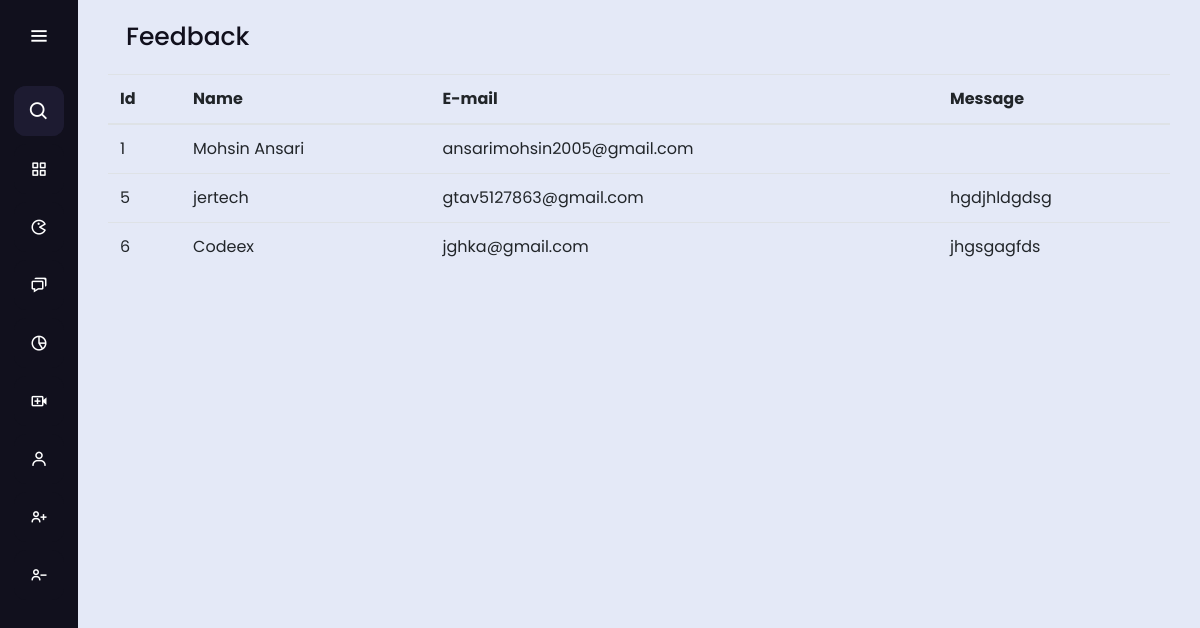
The page /admin/feedback_admin.php on the database its author committed.
### tables this page shows
CREATE TABLE `feedback` (
  `id` int(11) NOT NULL,
  `name` varchar(255) NOT NULL,
  `email` varchar(255) NOT NULL,
  `message` varchar(255) NOT NULL
);

### admin/include_admin/feedback_include.php (the view, shortened to what this page needs)
<!doctype html>
<html lang="en">
<head>
    <link rel="stylesheet" href="https://stackpath.bootstrapcdn.com/bootstrap/4.3.1/css/bootstrap.min.css">
</head>
<body>
    <table class="table">
        <thead>
            <tr>
                <th>Id</th>
                <th>Name</th>
                <th>E-mail</th>
                <th>Message</th>
            </tr>
        </thead>
        <tbody>
            <?php
            include('conn.php');
            ?>
            <?php
            $quy = mysqli_query($con, "SELECT * FROM `feedback`") or die("error" . mysqli_error($con));
            while ($li = mysqli_fetch_array($quy)) {
            ?>
                <tr>
                    <td><?php echo $li["id"] ?></td>
                    <td><?php echo $li["name"] ?></td>
                    <td><?php echo $li["email"] ?></td>
                    <td><?php echo $li["message"] ?></td>
                </tr>
            <?php } ?>
        </tbody>
    </table>
</body>
</html>

### admin/sidebaradmin/indexstyle.css (style rules this page uses)
* { margin: 0; padding: 0; box-sizing: border-box; font-family: "Poppins", sans-serif; }

### rows shown on the page
feedback: id "1", name "Mohsin Ansari", email "ansarimohsin2005@gmail.com"
feedback: id "5", name "jertech", email "gtav5127863@gmail.com", message "hgdjhldgdsg"
feedback: id "6", name "Codeex", email "jghka@gmail.com", message "jhgsgagfds"
